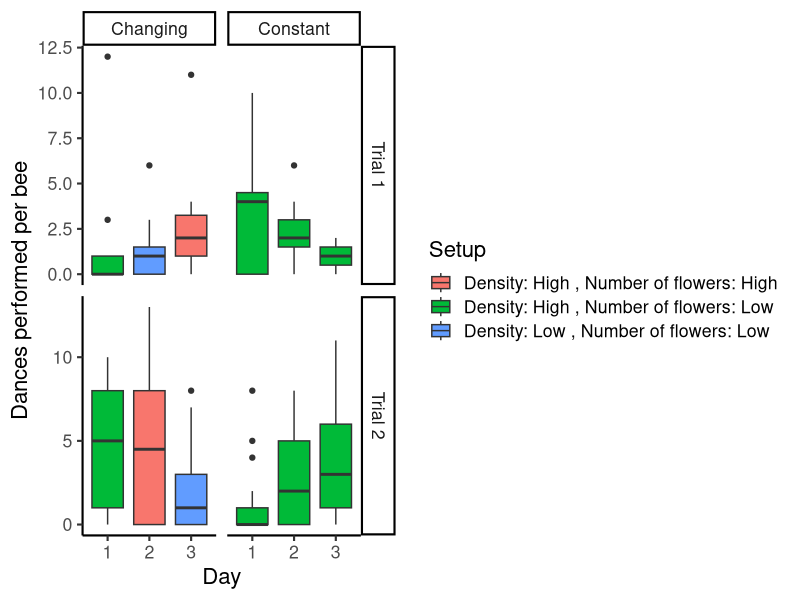
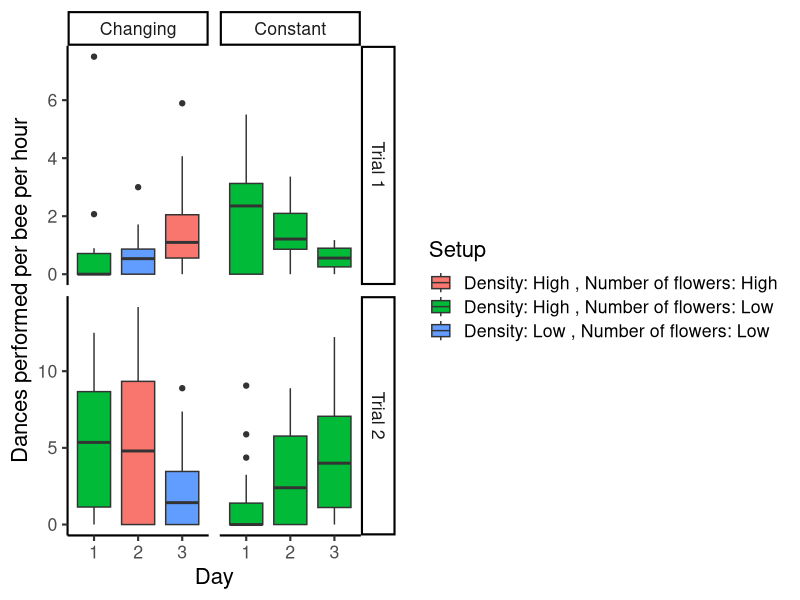
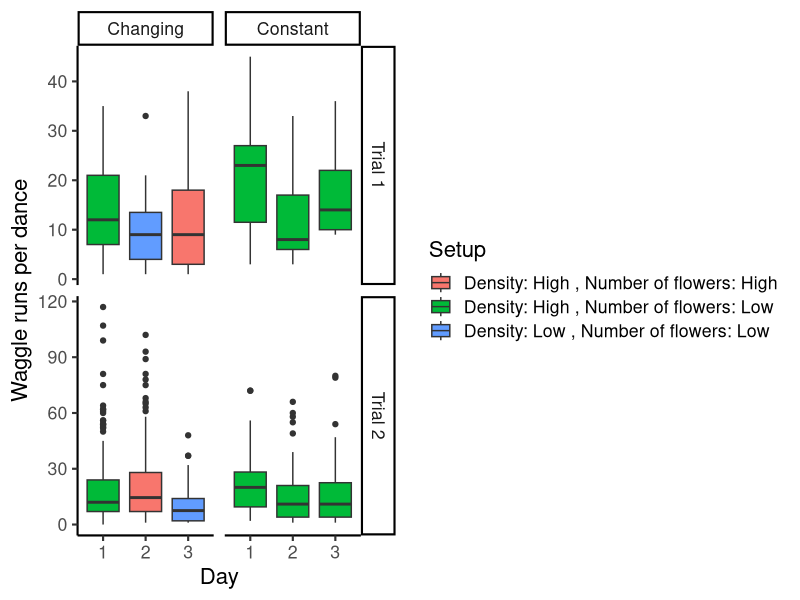
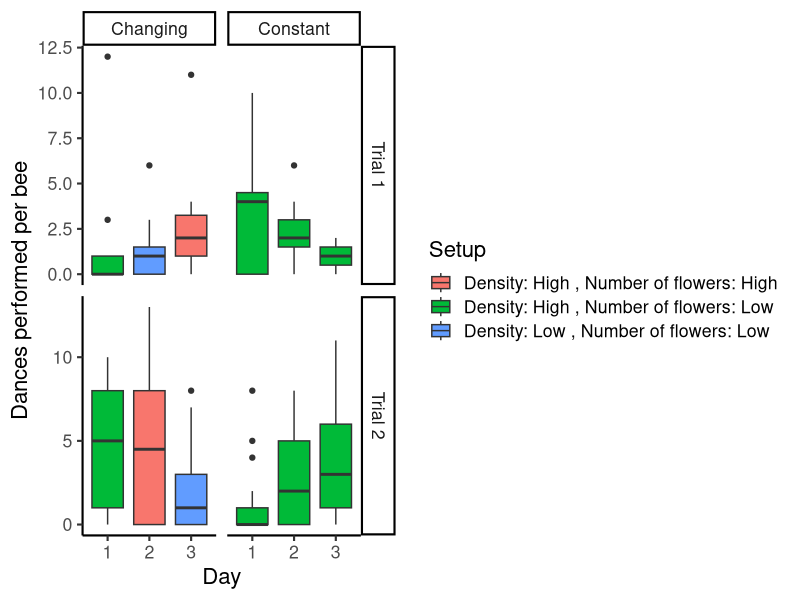
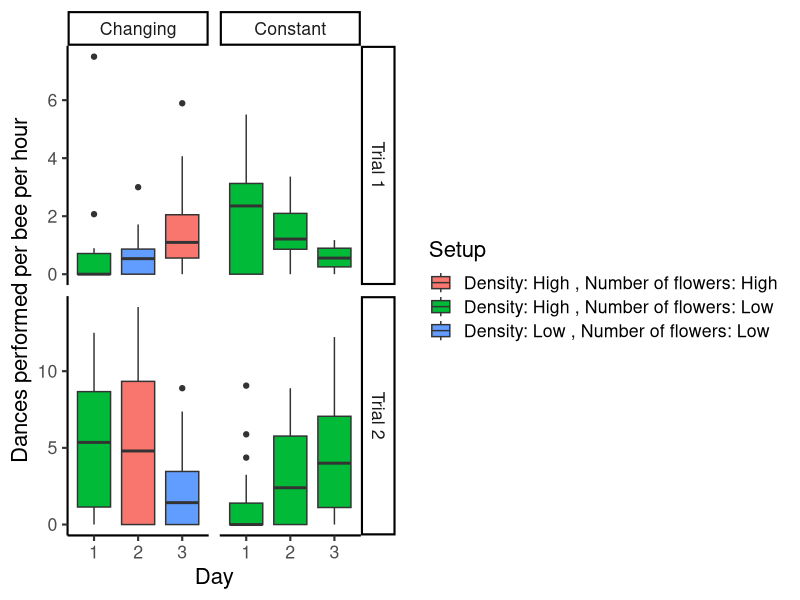
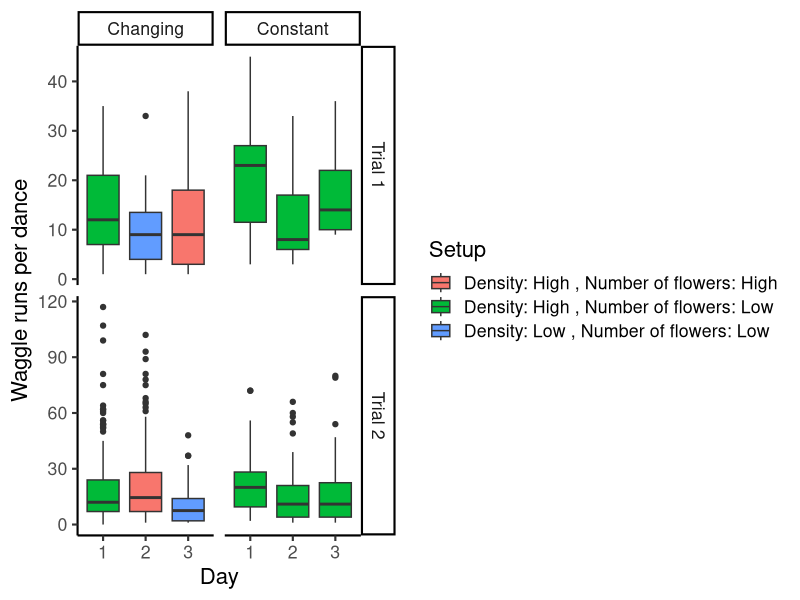

Write the R code that produced these figures, in order.
## ---- chunk 1
library(knitr) 
opts_knit$set(root.dir = normalizePath('../'))
## ---- chunk 2
library("tidyverse")
## ---- chunk 3
# This file has one row per dance
dances_df <- read.csv("cleaned_data/all_dances.csv")

# This file has one row per uniquely-IDed bee
bees_df <- read.csv("cleaned_data/per_bee_summary.csv")

## ---- chunk 4
# Helper function
add_info <- . %>%
  # Add standardized "Day" variable for each trial
  mutate(Day = "0") %>% # initialize Day
  mutate(Day = ifelse(Date %in% c("6/15/22","7/18/22"), "1", Day)) %>%
  mutate(Day = ifelse(Date %in% c("6/16/22","7/19/22"), "2", Day)) %>%
  mutate(Day = ifelse(Date %in% c("6/17/22","7/20/22"), "3", Day)) %>%
  # Add Constant/Changing based on trial and scent info
  mutate(Treatment = "Null") %>% # initialize treatment
  mutate(Treatment = ifelse(Colony == "C" & Scent == "Clove", "Changing", Treatment)) %>%
  mutate(Treatment = ifelse(Colony == "C" & Scent == "Peppermint", "Constant", Treatment)) %>%
  mutate(Treatment = ifelse(Colony == "7B" & Scent == "Clove", "Constant", Treatment)) %>%
  mutate(Treatment = ifelse(Colony == "7B" & Scent == "Peppermint", "Changing", Treatment)) %>%
  # add trial number based on colony
  mutate(Trial = ifelse(Colony == "C", "Trial 1", "Trial 2"))
## ---- chunk 5
bees_df <- add_info(bees_df)

dances_df <- add_info(dances_df)
## ---- chunk 6
if (!dir.exists("figures")){
  dir.create("figures")
}
## ---- chunk 7
bees_df %>%
  mutate(Setup = paste0("Density: ", Density, " , Number of flowers: ", Flower_number)) %>%
  ggplot(aes(x = Day, y = Dances, fill = Setup)) +
  geom_boxplot() +
  labs(y = "Dances performed per bee") +
  facet_grid(Trial~Treatment, scales = "free_y") +
  theme_classic(base_size = 16)

ggsave("figures/Boxplot_dances_per_bee.jpg", 
       device="jpeg",
       width = 12,
       height = 8,
       units = "in",
       dpi = 300)
## ---- chunk 8
bees_df %>%
  mutate(Setup = paste0("Density: ", Density, " , Number of flowers: ", Flower_number)) %>%
  ggplot(aes(x = Day, y = Dance_rate, fill = Setup)) +
  geom_boxplot() +
  labs(y = "Dances performed per bee per hour") +
  facet_grid(Trial~Treatment, scales = "free_y") +
  theme_classic(base_size = 16)

ggsave("figures/Boxplot_dance_rate_per_bee.jpg", 
       device="jpeg",
       width = 12,
       height = 8,
       units = "in",
       dpi = 300)
## ---- chunk 9
dances_df %>%
  mutate(Setup = paste0("Density: ", Density, " , Number of flowers: ", Flower_number)) %>%
  ggplot(aes(x = Day, y = Total_runs, fill = Setup)) +
  geom_boxplot() +
  labs(y = "Waggle runs per dance") +
  facet_grid(Trial~Treatment, scales = "free_y")+
  theme_classic(base_size = 16)

ggsave("figures/Boxplot_waggle_runs_per_dance.jpg", 
       device="jpeg",
       width = 12,
       height = 8,
       units = "in",
       dpi = 300)
